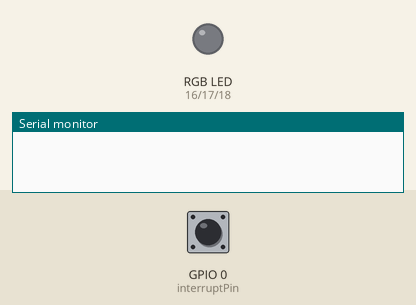
Simulated run of this sketch. Board: ESP32. Shown: an RGB LED mixed from three pins (HIGH = lit), the last lines printed to the serial monitor. Inputs (shaded band) come from the test bench; at power-on: GPIO 0 (interruptPin) HIGH.

Above: at 0.0 s.
At 1.1 s:
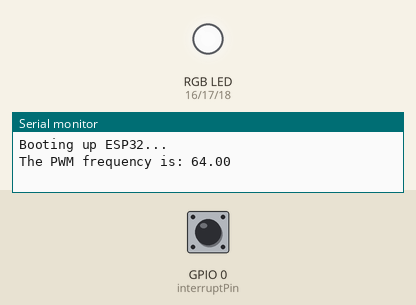
Timing chart, 0 to 2.6 s (numbered marks = the images above):
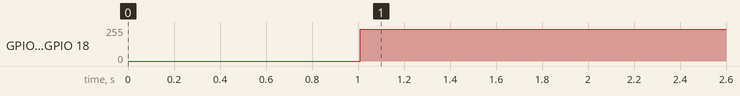

Measured:
- by itself, GPIO 17 (ledG), GPIO 18 (ledB): 0/255 → 239/255 at 1.0 s

The sketch:

Lab4_PWM_Lowest_Freq.ino
```cpp
// Author: Brian Wu
// Written: Oct 21st, 2022
// FOR ESP32
/*
Program to test at what PWM frequency would you be able to see the "blinking" state of the LED.
It starts from LED_MAX_FREQUENCY and goes down 2Hz per button press, and prints out the current PWM to Serial Monitor.

Results:
Around 40-42 Hz is when the human eye can notice it flashing/blinking.
*/


#define interruptPin 0
#define PRESS_DELAY 200 // defined in microseconds
#define ledR 16
#define ledG 17
#define ledB 18
#define LED_MAX_FREQUENCY 64

// Function Prototypes
void turnLED();
void IRAM_ATTR change_frequency();
void IRAM_ATTR debouncechange_frequency();

// Global Variables
volatile unsigned long lastDebounceTime = 0;
volatile uint8_t freqChange = 0;
volatile bool changeFlag = false;

void setup()
{
    Serial.begin(115200);
    delay(10);

    Serial.println("\nBooting up ESP32...");

    pinMode(interruptPin, INPUT_PULLUP); // The switch is always "1", until pressed which will turn it "0"
    delay(1000); // To prevent change_frequency from being accidentally called because it senses "rising edge"

    attachInterrupt(digitalPinToInterrupt(interruptPin), debouncechange_frequency, RISING);

    ledcAttachPin(ledR, 1); // assign RGB led pins to channels
    ledcAttachPin(ledG, 2);
    ledcAttachPin(ledB, 3);

    // Sets up the ability to range in values from in resolution.
    ledcSetup(1, LED_MAX_FREQUENCY, 6); // Sets the resolution to range from 0 to 63
    ledcSetup(2, LED_MAX_FREQUENCY, 6);
    ledcSetup(3, LED_MAX_FREQUENCY, 6);
    changeFlag = true;
}

void loop()
{
    turnLED(); // Turns on the LED
    // Everytime the button is pressed, it will change the PWM Frequency.
    if (changeFlag)
    {
        Serial.print("The PWM frequency is: ");
        Serial.println(ledcSetup(1, LED_MAX_FREQUENCY - freqChange, 6)); // Sets the resolution to range from 0 to 63
        ledcSetup(2, LED_MAX_FREQUENCY - freqChange, 6); // Sets the resolution to range from 0 to 63
        ledcSetup(3, LED_MAX_FREQUENCY - freqChange, 6); // Sets the resolution to range from 0 to 63
        changeFlag = false;
    }

}

// Turns the LED barely on to notice the frequency
void turnLED()
{

    ledcWrite(1, 60);
    ledcWrite(2, 60);
    ledcWrite(3, 60);

}

// IRAM_ATTR stores the function in flash ram so it is fast as possible
void IRAM_ATTR debouncechange_frequency()
{
    noInterrupts();
    // Makes it so that the actual interrupt function will not be called until a certain delay
    // has passed between the last bounce
    if ((millis() - lastDebounceTime) >= PRESS_DELAY)
    {
        change_frequency();
        lastDebounceTime = millis();
    }
    interrupts();
}


// Function that changes the PWM frequency
void IRAM_ATTR change_frequency()
{
    if (freqChange >= LED_MAX_FREQUENCY)
    {
        freqChange = 0;
    }
    else
    {
        freqChange += 2;
    }
    changeFlag = true;
}
```
